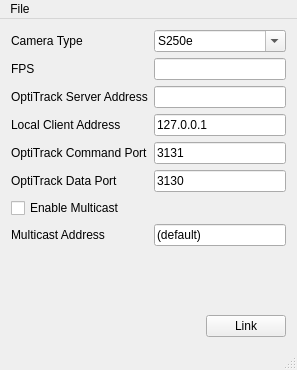
<?xml version="1.0" encoding="UTF-8"?>
<ui version="4.0">
 <class>MainWindow</class>
 <widget class="QMainWindow" name="MainWindow">
  <property name="geometry">
   <rect>
    <x>0</x>
    <y>0</y>
    <width>297</width>
    <height>370</height>
   </rect>
  </property>
  <property name="windowTitle">
   <string>OptiTrack-v2.9 Connector</string>
  </property>
  <widget class="QWidget" name="centralWidget">
   <layout class="QVBoxLayout" name="verticalLayout">
    <item>
     <layout class="QFormLayout" name="formLayout">
      <property name="fieldGrowthPolicy">
       <enum>QFormLayout::AllNonFixedFieldsGrow</enum>
      </property>
      <item row="0" column="0">
       <widget class="QLabel" name="label_3">
        <property name="text">
         <string>Camera Type</string>
        </property>
       </widget>
      </item>
      <item row="0" column="1">
       <widget class="QComboBox" name="cameraType">
        <property name="editable">
         <bool>true</bool>
        </property>
        <item>
         <property name="text">
          <string>S250e</string>
         </property>
        </item>
        <item>
         <property name="text">
          <string>Flex 13</string>
         </property>
        </item>
        <item>
         <property name="text">
          <string>V100:R2</string>
         </property>
        </item>
        <item>
         <property name="text">
          <string>V120:Duo</string>
         </property>
        </item>
        <item>
         <property name="text">
          <string>V120:Trio</string>
         </property>
        </item>
        <item>
         <property name="text">
          <string>V120:SLIM</string>
         </property>
        </item>
       </widget>
      </item>
      <item row="2" column="0">
       <widget class="QLabel" name="label">
        <property name="text">
         <string>OptiTrack Server Address</string>
        </property>
       </widget>
      </item>
      <item row="2" column="1">
       <widget class="QLineEdit" name="serverAddress">
        <property name="minimumSize">
         <size>
          <width>106</width>
          <height>0</height>
         </size>
        </property>
        <property name="text">
         <string/>
        </property>
       </widget>
      </item>
      <item row="4" column="0">
       <widget class="QLabel" name="label_2">
        <property name="text">
         <string>Local Client Address</string>
        </property>
       </widget>
      </item>
      <item row="4" column="1">
       <widget class="QLineEdit" name="clientAddress">
        <property name="text">
         <string>127.0.0.1</string>
        </property>
       </widget>
      </item>
      <item row="5" column="0">
       <widget class="QLabel" name="label_4">
        <property name="text">
         <string>OptiTrack Command Port</string>
        </property>
       </widget>
      </item>
      <item row="5" column="1">
       <widget class="QLineEdit" name="commandPort">
        <property name="text">
         <string>3131</string>
        </property>
       </widget>
      </item>
      <item row="6" column="0">
       <widget class="QLabel" name="label_5">
        <property name="text">
         <string>OptiTrack Data Port</string>
        </property>
       </widget>
      </item>
      <item row="6" column="1">
       <widget class="QLineEdit" name="dataPort">
        <property name="layoutDirection">
         <enum>Qt::LeftToRight</enum>
        </property>
        <property name="text">
         <string>3130</string>
        </property>
       </widget>
      </item>
      <item row="9" column="0">
       <widget class="QLabel" name="label_6">
        <property name="text">
         <string>Multicast Address</string>
        </property>
       </widget>
      </item>
      <item row="9" column="1">
       <widget class="QLineEdit" name="multicastAddress">
        <property name="enabled">
         <bool>true</bool>
        </property>
        <property name="text">
         <string>(default)</string>
        </property>
        <property name="readOnly">
         <bool>false</bool>
        </property>
       </widget>
      </item>
      <item row="8" column="0">
       <widget class="QCheckBox" name="multicastCheck">
        <property name="text">
         <string>Enable Multicast</string>
        </property>
       </widget>
      </item>
      <item row="1" column="1">
       <widget class="QLineEdit" name="fpsEdit"/>
      </item>
      <item row="1" column="0">
       <widget class="QLabel" name="label_7">
        <property name="text">
         <string>FPS</string>
        </property>
       </widget>
      </item>
     </layout>
    </item>
    <item>
     <layout class="QHBoxLayout" name="horizontalLayout">
      <item>
       <spacer name="horizontalSpacer">
        <property name="orientation">
         <enum>Qt::Horizontal</enum>
        </property>
        <property name="sizeHint" stdset="0">
         <size>
          <width>40</width>
          <height>20</height>
         </size>
        </property>
       </spacer>
      </item>
      <item>
       <widget class="QPushButton" name="linkButton">
        <property name="text">
         <string>Link</string>
        </property>
       </widget>
      </item>
     </layout>
    </item>
   </layout>
  </widget>
  <widget class="QMenuBar" name="menuBar">
   <property name="geometry">
    <rect>
     <x>0</x>
     <y>0</y>
     <width>297</width>
     <height>22</height>
    </rect>
   </property>
   <widget class="QMenu" name="menuFile">
    <property name="title">
     <string>File</string>
    </property>
    <addaction name="actionLoad_Configuration"/>
    <addaction name="action_Save_Configuration"/>
    <addaction name="separator"/>
    <addaction name="action_Quit"/>
   </widget>
   <addaction name="menuFile"/>
  </widget>
  <widget class="QStatusBar" name="statusBar"/>
  <action name="actionLoad_Configuration">
   <property name="text">
    <string>&amp;Load Configuration...</string>
   </property>
  </action>
  <action name="action_Save_Configuration">
   <property name="text">
    <string>&amp;Save Configuration...</string>
   </property>
  </action>
  <action name="action_Quit">
   <property name="text">
    <string>&amp;Quit</string>
   </property>
  </action>
 </widget>
 <layoutdefault spacing="6" margin="11"/>
 <resources/>
 <connections/>
</ui>
